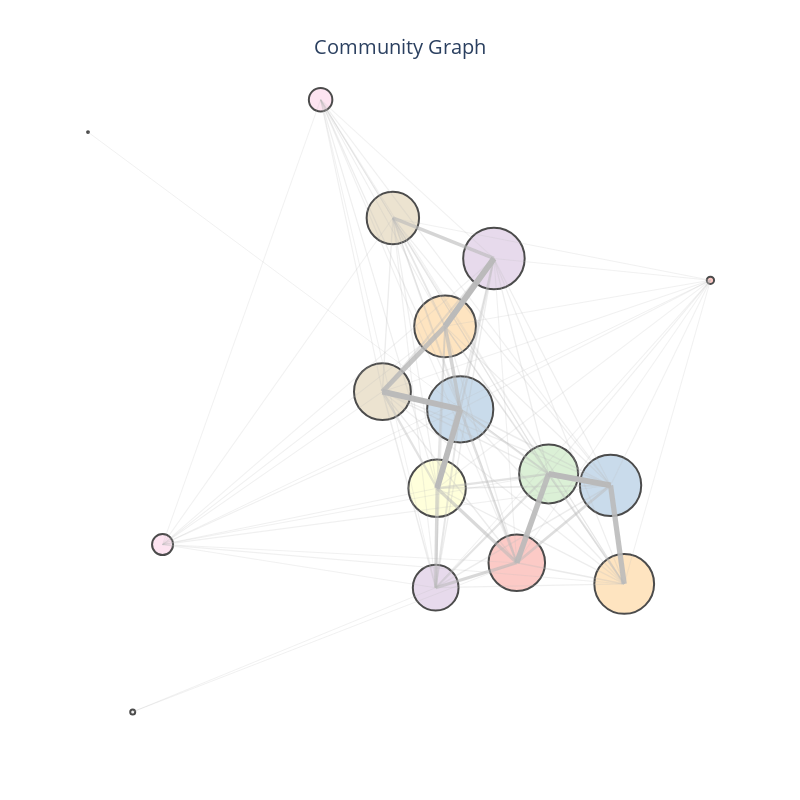

Source (notebook cell):
### Code cell
# Import the functions from the script
from src.scripts.clustering import plot_interactive_graph, plot_static_graph

# Call the functions to display the figures
plot_interactive_graph()
plot_static_graph()

### Figure 1 — Plotly figure (JSON) as saved in the notebook; plotly's stock layout.template omitted (floating-point values rounded to 4 significant figures)
{"data": [{"customdata": [0, 1, 2, 3, 4, 5, 6, 7, 8, 9, 10, 11, 12, 13, 18, 26], "hoverinfo": "text", "hovertext": ["Community 0<br>Users: 15<br>Mean Admin Score: 533.33<br>Entertainment: 66.67%<br>People: 66.67%<br>Sports: 66.67%", "Community 1<br>Users: 803<br>Mean Admin Score: 613.07<br>Entertainment: 26.24%<br>History: 24.59%<br>Culture: 19.82%", "Community 2<br>Users: 1016<br>Mean Admin Score: 623.27<br>History: 28.10%<br>Culture: 25.48%<br>Technology: 17.91%", "Community 3<br>Users: 1275<br>Mean Admin Score: 649.54<br>Entertainment: 23.88%<br>History: 21.80%<br>Culture: 19.95%", "Community 4<br>Users: 907<br>Mean Admin Score: 617.54<br>History: 28.12%<br>Entertainment: 24.60%<br>Culture: 23.48%", "Community 5<br>Users: 449<br>Mean Admin Score: 623.57<br>History: 31.11%<br>Entertainment: 23.81%<br>Culture: 23.17%", "Community 6<br>Users: 1025<br>Mean Admin Score: 717.41<br>Entertainment: 23.53%<br>History: 21.93%<br>Society: 17.91%", "Community 7<br>Users: 943<br>Mean Admin Score: 673.91<br>History: 35.75%<br>Politics: 22.20%<br>Geography: 21.57%", "Community 8<br>Users: 1035<br>Mean Admin Score: 674.34<br>History: 23.74%<br>Entertainment: 23.61%<br>Culture: 21.17%", "Community 9<br>Users: 840<br>Mean Admin Score: 641.57<br>Entertainment: 24.55%<br>History: 24.55%<br>Culture: 21.68%", "Community 10<br>Users: 817<br>Mean Admin Score: 637.65<br>Entertainment: 26.23%<br>History: 25.72%<br>Culture: 21.83%", "Community 11<br>Users: 650<br>Mean Admin Score: 745.47<br>History: 24.34%<br>Entertainment: 22.70%<br>People: 20.45%", "Community 12<br>Users: 77<br>Mean Admin Score: 627.26<br>History: 45.45%<br>Culture: 34.55%<br>Geography: 27.27%", "Community 13<br>Users: 96<br>Mean Admin Score: 558.18<br>Technology: 34.72%<br>History: 27.78%<br>Entertainment: 25.00%", "Community 18<br>Users: 10<br>Mean Admin Score: 413.50<br>Politics: 50.00%<br>Food and drink: 25.00%<br>Government: 25.00%", "Community 26<br>Users: 5<br>Mean Admin Score: 391.00<br>Culture: 50.00%<br>Entertainment: 50.00%<br>Health: 50.00%"], "marker": {"color": ["#fbb4ae", "#fbb4ae", "#b3cde3", "#b3cde3", "#ccebc5", "#decbe4", "#decbe4", "#fed9a6", "#fed9a6", "#ffffcc", "#e5d8bd", "#e5d8bd", "#fddaec", "#fddaec", "#f2f2f2", "#f2f2f2"], "line": {"color": "black", "width": 2}, "size": [7.305, 56.53, 61.33, 66.2, 58.99, 45.72, 61.52, 59.78, 61.72, 57.43, 56.88, 52.43, 21.05, 23.52, 5, 1.904]}, "mode": "markers+text", "name": "Communities", "type": "scatter", "x": [0.8602, 0.2814, 0.5617, 0.1124, 0.3767, 0.03905, 0.2131, 0.6025, 0.06714, 0.04332, -0.1201, -0.08893, -0.7772, -0.3049, -0.8664, -1], "y": [0.3256, -0.3855, -0.1906, 0.0008886, -0.1618, -0.4484, 0.3806, -0.4389, 0.2097, -0.1979, 0.04528, 0.4827, -0.3398, 0.7804, -0.761, 0.6989]}, {"hoverinfo": "none", "line": {"color": "#BABABA", "width": 1.039}, "mode": "lines", "name": "Edge 0-1", "opacity": 0.2063, "type": "scatter", "x": [0.8602, 0.2814, null], "y": [0.3256, -0.3855, null]}, {"hoverinfo": "none", "line": {"color": "#BABABA", "width": 1.04}, "mode": "lines", "name": "Edge 0-2", "opacity": 0.2065, "type": "scatter", "x": [0.8602, 0.5617, null], "y": [0.3256, -0.1906, null]}, {"hoverinfo": "none", "line": {"color": "#BABABA", "width": 1.054}, "mode": "lines", "name": "Edge 0-3", "opacity": 0.2086, "type": "scatter", "x": [0.8602, 0.1124, null], "y": [0.3256, 0.0008886, null]}, {"hoverinfo": "none", "line": {"color": "#BABABA", "width": 1.086}, "mode": "lines", "name": "Edge 0-4", "opacity": 0.2137, "type": "scatter", "x": [0.8602, 0.3767, null], "y": [0.3256, -0.1618, null]}, {"hoverinfo": "none", "line": {"color": "#BABABA", "width": 1.024}, "mode": "lines", "name": "Edge 0-5", "opacity": 0.2038, "type": "scatter", "x": [0.8602, 0.03905, null], "y": [0.3256, -0.4484, null]}, {"hoverinfo": "none", "line": {"color": "#BABABA", "width": 1.026}, "mode": "lines", "name": "Edge 0-6", "opacity": 0.2042, "type": "scatter", "x": [0.8602, 0.2131, null], "y": [0.3256, 0.3806, null]}, {"hoverinfo": "none", "line": {"color": "#BABABA", "width": 1.033}, "mode": "lines", "name": "Edge 0-7", "opacity": 0.2053, "type": "scatter", "x": [0.8602, 0.6025, null], "y": [0.3256, -0.4389, null]}, {"hoverinfo": "none", "line": {"color": "#BABABA", "width": 1.039}, "mode": "lines", "name": "Edge 0-8", "opacity": 0.2063, "type": "scatter", "x": [0.8602, 0.06714, null], "y": [0.3256, 0.2097, null]}, {"hoverinfo": "none", "line": {"color": "#BABABA", "width": 1.054}, "mode": "lines", "name": "Edge 0-9", "opacity": 0.2086, "type": "scatter", "x": [0.8602, 0.04332, null], "y": [0.3256, -0.1979, null]}, {"hoverinfo": "none", "line": {"color": "#BABABA", "width": 1.044}, "mode": "lines", "name": "Edge 0-10", "opacity": 0.207, "type": "scatter", "x": [0.8602, -0.1201, null], "y": [0.3256, 0.04528, null]}, {"hoverinfo": "none", "line": {"color": "#BABABA", "width": 1.013}, "mode": "lines", "name": "Edge 0-11", "opacity": 0.2021, "type": "scatter", "x": [0.8602, -0.08893, null], "y": [0.3256, 0.4827, null]}, {"hoverinfo": "none", "line": {"color": "#BABABA", "width": 1}, "mode": "lines", "name": "Edge 0-12", "opacity": 0.2, "type": "scatter", "x": [0.8602, -0.7772, null], "y": [0.3256, -0.3398, null]}, {"hoverinfo": "none", "line": {"color": "#BABABA", "width": 3.129}, "mode": "lines", "name": "Edge 1-9", "opacity": 0.5407, "type": "scatter", "x": [0.2814, 0.04332, null], "y": [-0.3855, -0.1979, null]}, {"hoverinfo": "none", "line": {"color": "#BABABA", "width": 3.24}, "mode": "lines", "name": "Edge 1-5", "opacity": 0.5584, "type": "scatter", "x": [0.2814, 0.03905, null], "y": [-0.3855, -0.4484, null]}, {"hoverinfo": "none", "line": {"color": "#BABABA", "width": 2.338}, "mode": "lines", "name": "Edge 1-3", "opacity": 0.414, "type": "scatter", "x": [0.2814, 0.1124, null], "y": [-0.3855, 0.0008886, null]}, {"hoverinfo": "none", "line": {"color": "#BABABA", "width": 5.448}, "mode": "lines", "name": "Edge 1-4", "opacity": 0.9116, "type": "scatter", "x": [0.2814, 0.3767, null], "y": [-0.3855, -0.1618, null]}, {"hoverinfo": "none", "line": {"color": "#BABABA", "width": 1.118}, "mode": "lines", "name": "Edge 1-13", "opacity": 0.2189, "type": "scatter", "x": [0.2814, -0.3049, null], "y": [-0.3855, 0.7804, null]}, {"hoverinfo": "none", "line": {"color": "#BABABA", "width": 1.432}, "mode": "lines", "name": "Edge 1-10", "opacity": 0.2691, "type": "scatter", "x": [0.2814, -0.1201, null], "y": [-0.3855, 0.04528, null]}, {"hoverinfo": "none", "line": {"color": "#BABABA", "width": 2.692}, "mode": "lines", "name": "Edge 1-2", "opacity": 0.4708, "type": "scatter", "x": [0.2814, 0.5617, null], "y": [-0.3855, -0.1906, null]}, {"hoverinfo": "none", "line": {"color": "#BABABA", "width": 1.608}, "mode": "lines", "name": "Edge 1-7", "opacity": 0.2973, "type": "scatter", "x": [0.2814, 0.6025, null], "y": [-0.3855, -0.4389, null]}, {"hoverinfo": "none", "line": {"color": "#BABABA", "width": 1.309}, "mode": "lines", "name": "Edge 1-8", "opacity": 0.2495, "type": "scatter", "x": [0.2814, 0.06714, null], "y": [-0.3855, 0.2097, null]}, {"hoverinfo": "none", "line": {"color": "#BABABA", "width": 1.131}, "mode": "lines", "name": "Edge 1-6", "opacity": 0.2209, "type": "scatter", "x": [0.2814, 0.2131, null], "y": [-0.3855, 0.3806, null]}, {"hoverinfo": "none", "line": {"color": "#BABABA", "width": 1.083}, "mode": "lines", "name": "Edge 1-11", "opacity": 0.2133, "type": "scatter", "x": [0.2814, -0.08893, null], "y": [-0.3855, 0.4827, null]}, {"hoverinfo": "none", "line": {"color": "#BABABA", "width": 1.039}, "mode": "lines", "name": "Edge 1-12", "opacity": 0.2063, "type": "scatter", "x": [0.2814, -0.7772, null], "y": [-0.3855, -0.3398, null]}, {"hoverinfo": "none", "line": {"color": "#BABABA", "width": 1}, "mode": "lines", "name": "Edge 1-18", "opacity": 0.2, "type": "scatter", "x": [0.2814, -0.8664, null], "y": [-0.3855, -0.761, null]}, {"hoverinfo": "none", "line": {"color": "#BABABA", "width": 5.253}, "mode": "lines", "name": "Edge 2-7", "opacity": 0.8804, "type": "scatter", "x": [0.5617, 0.6025, null], "y": [-0.1906, -0.4389, null]}, {"hoverinfo": "none", "line": {"color": "#BABABA", "width": 6}, "mode": "lines", "name": "Edge 2-4", "opacity": 1, "type": "scatter", "x": [0.5617, 0.3767, null], "y": [-0.1906, -0.1618, null]}, {"hoverinfo": "none", "line": {"color": "#BABABA", "width": 1.069}, "mode": "lines", "name": "Edge 2-12", "opacity": 0.211, "type": "scatter", "x": [0.5617, -0.7772, null], "y": [-0.1906, -0.3398, null]}, {"hoverinfo": "none", "line": {"color": "#BABABA", "width": 1.229}, "mode": "lines", "name": "Edge 2-6", "opacity": 0.2366, "type": "scatter", "x": [0.5617, 0.2131, null], "y": [-0.1906, 0.3806, null]}, {"hoverinfo": "none", "line": {"color": "#BABABA", "width": 1.264}, "mode": "lines", "name": "Edge 2-10", "opacity": 0.2423, "type": "scatter", "x": [0.5617, -0.1201, null], "y": [-0.1906, 0.04528, null]}, {"hoverinfo": "none", "line": {"color": "#BABABA", "width": 1.27}, "mode": "lines", "name": "Edge 2-8", "opacity": 0.2432, "type": "scatter", "x": [0.5617, 0.06714, null], "y": [-0.1906, 0.2097, null]}, {"hoverinfo": "none", "line": {"color": "#BABABA", "width": 1.498}, "mode": "lines", "name": "Edge 2-5", "opacity": 0.2796, "type": "scatter", "x": [0.5617, 0.03905, null], "y": [-0.1906, -0.4484, null]}, {"hoverinfo": "none", "line": {"color": "#BABABA", "width": 1.52}, "mode": "lines", "name": "Edge 2-3", "opacity": 0.2832, "type": "scatter", "x": [0.5617, 0.1124, null], "y": [-0.1906, 0.0008886, null]}, {"hoverinfo": "none", "line": {"color": "#BABABA", "width": 1.706}, "mode": "lines", "name": "Edge 2-9", "opacity": 0.3129, "type": "scatter", "x": [0.5617, 0.04332, null], "y": [-0.1906, -0.1979, null]}, {"hoverinfo": "none", "line": {"color": "#BABABA", "width": 1.206}, "mode": "lines", "name": "Edge 2-11", "opacity": 0.2329, "type": "scatter", "x": [0.5617, -0.08893, null], "y": [-0.1906, 0.4827, null]}, {"hoverinfo": "none", "line": {"color": "#BABABA", "width": 1.101}, "mode": "lines", "name": "Edge 2-13", "opacity": 0.2162, "type": "scatter", "x": [0.5617, -0.3049, null], "y": [-0.1906, 0.7804, null]}, {"hoverinfo": "none", "line": {"color": "#BABABA", "width": 1.959}, "mode": "lines", "name": "Edge 3-5", "opacity": 0.3535, "type": "scatter", "x": [0.1124, 0.03905, null], "y": [0.0008886, -0.4484, null]}, {"hoverinfo": "none", "line": {"color": "#BABABA", "width": 1.299}, "mode": "lines", "name": "Edge 3-13", "opacity": 0.2478, "type": "scatter", "x": [0.1124, -0.3049, null], "y": [0.0008886, 0.7804, null]}, {"hoverinfo": "none", "line": {"color": "#BABABA", "width": 5.891}, "mode": "lines", "name": "Edge 3-9", "opacity": 0.9825, "type": "scatter", "x": [0.1124, 0.04332, null], "y": [0.0008886, -0.1979, null]}, {"hoverinfo": "none", "line": {"color": "#BABABA", "width": 5.906}, "mode": "lines", "name": "Edge 3-10", "opacity": 0.985, "type": "scatter", "x": [0.1124, -0.1201, null], "y": [0.0008886, 0.04528, null]}, {"hoverinfo": "none", "line": {"color": "#BABABA", "width": 2.237}, "mode": "lines", "name": "Edge 3-4", "opacity": 0.3979, "type": "scatter", "x": [0.1124, 0.3767, null], "y": [0.0008886, -0.1618, null]}, {"hoverinfo": "none", "line": {"color": "#BABABA", "width": 3.57}, "mode": "lines", "name": "Edge 3-8", "opacity": 0.6111, "type": "scatter", "x": [0.1124, 0.06714, null], "y": [0.0008886, 0.2097, null]}, {"hoverinfo": "none", "line": {"color": "#BABABA", "width": 2.146}, "mode": "lines", "name": "Edge 3-6", "opacity": 0.3834, "type": "scatter", "x": [0.1124, 0.2131, null], "y": [0.0008886, 0.3806, null]}, {"hoverinfo": "none", "line": {"color": "#BABABA", "width": 1.327}, "mode": "lines", "name": "Edge 3-7", "opacity": 0.2524, "type": "scatter", "x": [0.1124, 0.6025, null], "y": [0.0008886, -0.4389, null]}, {"hoverinfo": "none", "line": {"color": "#BABABA", "width": 1.613}, "mode": "lines", "name": "Edge 3-11", "opacity": 0.2981, "type": "scatter", "x": [0.1124, -0.08893, null], "y": [0.0008886, 0.4827, null]}, {"hoverinfo": "none", "line": {"color": "#BABABA", "width": 1.104}, "mode": "lines", "name": "Edge 3-12", "opacity": 0.2166, "type": "scatter", "x": [0.1124, -0.7772, null], "y": [0.0008886, -0.3398, null]}, {"hoverinfo": "none", "line": {"color": "#BABABA", "width": 1.988}, "mode": "lines", "name": "Edge 4-7", "opacity": 0.3581, "type": "scatter", "x": [0.3767, 0.6025, null], "y": [-0.1618, -0.4389, null]}, {"hoverinfo": "none", "line": {"color": "#BABABA", "width": 1.142}, "mode": "lines", "name": "Edge 4-11", "opacity": 0.2227, "type": "scatter", "x": [0.3767, -0.08893, null], "y": [-0.1618, 0.4827, null]}, {"hoverinfo": "none", "line": {"color": "#BABABA", "width": 2.163}, "mode": "lines", "name": "Edge 4-5", "opacity": 0.3861, "type": "scatter", "x": [0.3767, 0.03905, null], "y": [-0.1618, -0.4484, null]}, {"hoverinfo": "none", "line": {"color": "#BABABA", "width": 1.102}, "mode": "lines", "name": "Edge 4-13", "opacity": 0.2164, "type": "scatter", "x": [0.3767, -0.3049, null], "y": [-0.1618, 0.7804, null]}, {"hoverinfo": "none", "line": {"color": "#BABABA", "width": 2.264}, "mode": "lines", "name": "Edge 4-9", "opacity": 0.4022, "type": "scatter", "x": [0.3767, 0.04332, null], "y": [-0.1618, -0.1979, null]}, {"hoverinfo": "none", "line": {"color": "#BABABA", "width": 1.301}, "mode": "lines", "name": "Edge 4-6", "opacity": 0.2482, "type": "scatter", "x": [0.3767, 0.2131, null], "y": [-0.1618, 0.3806, null]}, {"hoverinfo": "none", "line": {"color": "#BABABA", "width": 1.499}, "mode": "lines", "name": "Edge 4-8", "opacity": 0.2798, "type": "scatter", "x": [0.3767, 0.06714, null], "y": [-0.1618, 0.2097, null]}, {"hoverinfo": "none", "line": {"color": "#BABABA", "width": 1.474}, "mode": "lines", "name": "Edge 4-10", "opacity": 0.2758, "type": "scatter", "x": [0.3767, -0.1201, null], "y": [-0.1618, 0.04528, null]}, {"hoverinfo": "none", "line": {"color": "#BABABA", "width": 1.029}, "mode": "lines", "name": "Edge 4-12", "opacity": 0.2046, "type": "scatter", "x": [0.3767, -0.7772, null], "y": [-0.1618, -0.3398, null]}, {"hoverinfo": "none", "line": {"color": "#BABABA", "width": 1}, "mode": "lines", "name": "Edge 4-26", "opacity": 0.2, "type": "scatter", "x": [0.3767, -1, null], "y": [-0.1618, 0.6989, null]}, {"hoverinfo": "none", "line": {"color": "#BABABA", "width": 1.365}, "mode": "lines", "name": "Edge 5-6", "opacity": 0.2585, "type": "scatter", "x": [0.03905, 0.2131, null], "y": [-0.4484, 0.3806, null]}, {"hoverinfo": "none", "line": {"color": "#BABABA", "width": 3.273}, "mode": "lines", "name": "Edge 5-9", "opacity": 0.5637, "type": "scatter", "x": [0.03905, 0.04332, null], "y": [-0.4484, -0.1979, null]}, {"hoverinfo": "none", "line": {"color": "#BABABA", "width": 1.151}, "mode": "lines", "name": "Edge 5-11", "opacity": 0.2242, "type": "scatter", "x": [0.03905, -0.08893, null], "y": [-0.4484, 0.4827, null]}, {"hoverinfo": "none", "line": {"color": "#BABABA", "width": 1.473}, "mode": "lines", "name": "Edge 5-8", "opacity": 0.2756, "type": "scatter", "x": [0.03905, 0.06714, null], "y": [-0.4484, 0.2097, null]}, {"hoverinfo": "none", "line": {"color": "#BABABA", "width": 1.036}, "mode": "lines", "name": "Edge 5-12", "opacity": 0.2057, "type": "scatter", "x": [0.03905, -0.7772, null], "y": [-0.4484, -0.3398, null]}, {"hoverinfo": "none", "line": {"color": "#BABABA", "width": 1.433}, "mode": "lines", "name": "Edge 5-10", "opacity": 0.2693, "type": "scatter", "x": [0.03905, -0.1201, null], "y": [-0.4484, 0.04528, null]}, {"hoverinfo": "none", "line": {"color": "#BABABA", "width": 1.248}, "mode": "lines", "name": "Edge 5-7", "opacity": 0.2396, "type": "scatter", "x": [0.03905, 0.6025, null], "y": [-0.4484, -0.4389, null]}, {"hoverinfo": "none", "line": {"color": "#BABABA", "width": 1.029}, "mode": "lines", "name": "Edge 5-13", "opacity": 0.2046, "type": "scatter", "x": [0.03905, -0.3049, null], "y": [-0.4484, 0.7804, null]}, {"hoverinfo": "none", "line": {"color": "#BABABA", "width": 1}, "mode": "lines", "name": "Edge 5-18", "opacity": 0.2, "type": "scatter", "x": [0.03905, -0.8664, null], "y": [-0.4484, -0.761, null]}, {"hoverinfo": "none", "line": {"color": "#BABABA", "width": 5.911}, "mode": "lines", "name": "Edge 6-8", "opacity": 0.9857, "type": "scatter", "x": [0.2131, 0.06714, null], "y": [0.3806, 0.2097, null]}, {"hoverinfo": "none", "line": {"color": "#BABABA", "width": 3.504}, "mode": "lines", "name": "Edge 6-11", "opacity": 0.6007, "type": "scatter", "x": [0.2131, -0.08893, null], "y": [0.3806, 0.4827, null]}, {"hoverinfo": "none", "line": {"color": "#BABABA", "width": 1.025}, "mode": "lines", "name": "Edge 6-13", "opacity": 0.204, "type": "scatter", "x": [0.2131, -0.3049, null], "y": [0.3806, 0.7804, null]}, {"hoverinfo": "none", "line": {"color": "#BABABA", "width": 2.006}, "mode": "lines", "name": "Edge 6-10", "opacity": 0.3609, "type": "scatter", "x": [0.2131, -0.1201, null], "y": [0.3806, 0.04528, null]}, {"hoverinfo": "none", "line": {"color": "#BABABA", "width": 1.494}, "mode": "lines", "name": "Edge 6-9", "opacity": 0.279, "type": "scatter", "x": [0.2131, 0.04332, null], "y": [0.3806, -0.1979, null]}, {"hoverinfo": "none", "line": {"color": "#BABABA", "width": 1.199}, "mode": "lines", "name": "Edge 6-7", "opacity": 0.2318, "type": "scatter", "x": [0.2131, 0.6025, null], "y": [0.3806, -0.4389, null]}, {"hoverinfo": "none", "line": {"color": "#BABABA", "width": 1.055}, "mode": "lines", "name": "Edge 6-12", "opacity": 0.2088, "type": "scatter", "x": [0.2131, -0.7772, null], "y": [0.3806, -0.3398, null]}, {"hoverinfo": "none", "line": {"color": "#BABABA", "width": 1.174}, "mode": "lines", "name": "Edge 7-8", "opacity": 0.2278, "type": "scatter", "x": [0.6025, 0.06714, null], "y": [-0.4389, 0.2097, null]}, {"hoverinfo": "none", "line": {"color": "#BABABA", "width": 1.371}, "mode": "lines", "name": "Edge 7-9", "opacity": 0.2594, "type": "scatter", "x": [0.6025, 0.04332, null], "y": [-0.4389, -0.1979, null]}, {"hoverinfo": "none", "line": {"color": "#BABABA", "width": 1.129}, "mode": "lines", "name": "Edge 7-11", "opacity": 0.2206, "type": "scatter", "x": [0.6025, -0.08893, null], "y": [-0.4389, 0.4827, null]}, {"hoverinfo": "none", "line": {"color": "#BABABA", "width": 1.119}, "mode": "lines", "name": "Edge 7-12", "opacity": 0.219, "type": "scatter", "x": [0.6025, -0.7772, null], "y": [-0.4389, -0.3398, null]}, {"hoverinfo": "none", "line": {"color": "#BABABA", "width": 1.256}, "mode": "lines", "name": "Edge 7-10", "opacity": 0.2409, "type": "scatter", "x": [0.6025, -0.1201, null], "y": [-0.4389, 0.04528, null]}, {"hoverinfo": "none", "line": {"color": "#BABABA", "width": 1.032}, "mode": "lines", "name": "Edge 7-13", "opacity": 0.2051, "type": "scatter", "x": [0.6025, -0.3049, null], "y": [-0.4389, 0.7804, null]}, {"hoverinfo": "none", "line": {"color": "#BABABA", "width": 1.974}, "mode": "lines", "name": "Edge 8-9", "opacity": 0.3558, "type": "scatter", "x": [0.06714, 0.04332, null], "y": [0.2097, -0.1979, null]}, {"hoverinfo": "none", "line": {"color": "#BABABA", "width": 1.806}, "mode": "lines", "name": "Edge 8-11", "opacity": 0.3289, "type": "scatter", "x": [0.06714, -0.08893, null], "y": [0.2097, 0.4827, null]}, {"hoverinfo": "none", "line": {"color": "#BABABA", "width": 4.951}, "mode": "lines", "name": "Edge 8-10", "opacity": 0.8322, "type": "scatter", "x": [0.06714, -0.1201, null], "y": [0.2097, 0.04528, null]}, {"hoverinfo": "none", "line": {"color": "#BABABA", "width": 1.132}, "mode": "lines", "name": "Edge 8-13", "opacity": 0.2211, "type": "scatter", "x": [0.06714, -0.3049, null], "y": [0.2097, 0.7804, null]}, {"hoverinfo": "none", "line": {"color": "#BABABA", "width": 1.136}, "mode": "lines", "name": "Edge 8-12", "opacity": 0.2217, "type": "scatter", "x": [0.06714, -0.7772, null], "y": [0.2097, -0.3398, null]}, {"hoverinfo": "none", "line": {"color": "#BABABA", "width": 2.295}, "mode": "lines", "name": "Edge 9-10", "opacity": 0.4072, "type": "scatter", "x": [0.04332, -0.1201, null], "y": [-0.1979, 0.04528, null]}, {"hoverinfo": "none", "line": {"color": "#BABABA", "width": 1.165}, "mode": "lines", "name": "Edge 9-13", "opacity": 0.2265, "type": "scatter", "x": [0.04332, -0.3049, null], "y": [-0.1979, 0.7804, null]}, {"hoverinfo": "none", "line": {"color": "#BABABA", "width": 1.069}, "mode": "lines", "name": "Edge 9-12", "opacity": 0.211, "type": "scatter", "x": [0.04332, -0.7772, null], "y": [-0.1979, -0.3398, null]}, {"hoverinfo": "none", "line": {"color": "#BABABA", "width": 1.234}, "mode": "lines", "name": "Edge 9-11", "opacity": 0.2375, "type": "scatter", "x": [0.04332, -0.08893, null], "y": [-0.1979, 0.4827, null]}, {"hoverinfo": "none", "line": {"color": "#BABABA", "width": 1.137}, "mode": "lines", "name": "Edge 10-13", "opacity": 0.2219, "type": "scatter", "x": [-0.1201, -0.3049, null], "y": [0.04528, 0.7804, null]}, {"hoverinfo": "none", "line": {"color": "#BABABA", "width": 1.088}, "mode": "lines", "name": "Edge 10-12", "opacity": 0.2141, "type": "scatter", "x": [-0.1201, -0.7772, null], "y": [0.04528, -0.3398, null]}, {"hoverinfo": "none", "line": {"color": "#BABABA", "width": 1.338}, "mode": "lines", "name": "Edge 10-11", "opacity": 0.2541, "type": "scatter", "x": [-0.1201, -0.08893, null], "y": [0.04528, 0.4827, null]}, {"hoverinfo": "none", "line": {"color": "#BABABA", "width": 1.006}, "mode": "lines", "name": "Edge 11-12", "opacity": 0.201, "type": "scatter", "x": [-0.08893, -0.7772, null], "y": [0.4827, -0.3398, null]}, {"hoverinfo": "none", "line": {"color": "#BABABA", "width": 1.007}, "mode": "lines", "name": "Edge 11-13", "opacity": 0.2011, "type": "scatter", "x": [-0.08893, -0.3049, null], "y": [0.4827, 0.7804, null]}, {"hoverinfo": "none", "line": {"color": "#BABABA", "width": 1.002}, "mode": "lines", "name": "Edge 12-13", "opacity": 0.2004, "type": "scatter", "x": [-0.7772, -0.3049, null], "y": [-0.3398, 0.7804, null]}], "layout": {"height": 800, "margin": {"b": 50, "l": 50, "r": 50, "t": 50}, "paper_bgcolor": "white", "plot_bgcolor": "white", "showlegend": false, "title": {"font": {"size": 20}, "text": "Community Graph", "x": 0.5, "y": 0.95}, "width": 800, "xaxis": {"showgrid": false, "showticklabels": false, "zeroline": false}, "yaxis": {"showgrid": false, "showticklabels": false, "zeroline": false}}}
